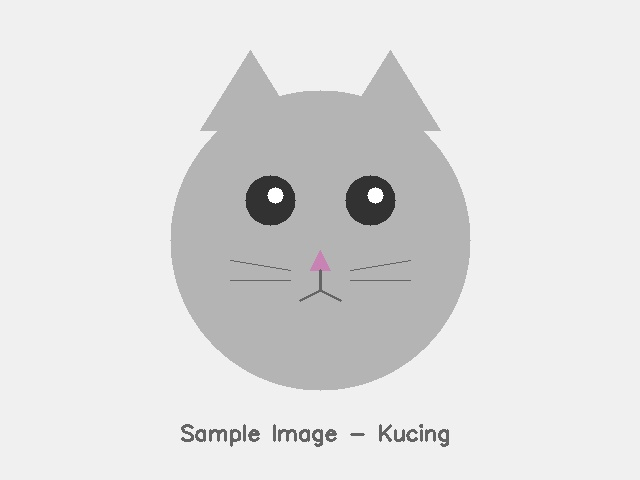
#> input picture Modul01/praktikum/image/kucing.jpg, 640 x 480 px
$ python 12_rotasi_gambar.py
#> lines starting #> are read from the running program, lines starting #| are printed output that depends on the picture; long printed decimals are rounded
"""
==========================================================================
PERCOBAAN 12: ROTASI GAMBAR
==========================================================================
Program ini mempelajari cara merotasi gambar menggunakan transformasi
affine. Rotasi dilakukan menggunakan matriks rotasi 2×3.

Fungsi utama:
- cv2.getRotationMatrix2D(center, angle, scale) → Matriks rotasi 2×3
- cv2.warpAffine(src, M, dsize) → Terapkan transformasi affine

Parameter:
- center : titik pusat rotasi (x, y)
- angle  : sudut rotasi dalam derajat (positif = counter-clockwise)
- scale  : faktor skala (1.0 = ukuran sama)
==========================================================================
"""

import cv2
import numpy as np
import os
import matplotlib.pyplot as plt

SCRIPT_DIR = os.path.dirname(os.path.abspath(__file__))
IMAGE_DIR = os.path.join(SCRIPT_DIR, "image")
OUTPUT_DIR = os.path.join(SCRIPT_DIR, "output")
os.makedirs(OUTPUT_DIR, exist_ok=True)

print("=" * 60)
print("PERCOBAAN 12: ROTASI GAMBAR")
print("=" * 60)

# Membaca gambar
img = cv2.imread(os.path.join(IMAGE_DIR, "kucing.jpg"))
#> img is the input picture: shape (480, 640, 3); mean B, G, R 222.9, 222.9, 223
if img is None:
    print("[ERROR] Jalankan download_image.py terlebih dahulu!")
    exit()

tinggi, lebar = img.shape[:2]
#> tinggi = 480; lebar = 640
print(f"[INFO] Gambar asli: {lebar}×{tinggi}")
#| [INFO] Gambar asli: 640×480

# ============================================================
# 1. Rotasi dasar (pusat = tengah gambar)
# ============================================================
print("\n--- 1. Rotasi Dasar ---")

# Menentukan titik pusat rotasi (tengah gambar)
pusat = (lebar // 2, tinggi // 2)
#> pusat = (320, 240)

# cv2.getRotationMatrix2D(center, angle, scale)
# Mengembalikan matriks transformasi 2×3 untuk rotasi
# angle positif = putar counter-clockwise (berlawanan jarum jam)
M_45 = cv2.getRotationMatrix2D(pusat, 45, 1.0)
print(f"  Matriks rotasi 45°:\n{M_45}")
#|   Matriks rotasi 45°:
#| [[  0.7071   0.7071 -75.980]
#|  [ -0.7071   0.7071 296.569]]

# cv2.warpAffine(src, M, dsize) menerapkan transformasi affine
# dsize = ukuran output (width, height)
img_rot45 = cv2.warpAffine(img, M_45, (lebar, tinggi))
print("  Rotasi 45° berlawanan jarum jam")

# ============================================================
# 2. Rotasi berbagai sudut
# ============================================================
print("\n--- 2. Rotasi Berbagai Sudut ---")

sudut_list = [0, 30, 45, 90, 135, 180, 270, -45]
hasil_rotasi = {}

for sudut in sudut_list:
    # Membuat matriks rotasi untuk setiap sudut
    M = cv2.getRotationMatrix2D(pusat, sudut, 1.0)
    # Menerapkan rotasi
    img_rot = cv2.warpAffine(img, M, (lebar, tinggi))
    hasil_rotasi[sudut] = img_rot
    print(f"  Rotasi {sudut:4d}° selesai")
#> after the loop, hasil_rotasi = 8 items

# ============================================================
# 3. Rotasi tanpa cropping (memperbesar canvas)
# ============================================================
print("\n--- 3. Rotasi Tanpa Cropping ---")

def rotasi_tanpa_crop(img, sudut):
    """Merotasi gambar tanpa memotong bagian yang keluar batas."""
#> called with sudut = 30
    h, w = img.shape[:2]
#> h = 480; w = 640
    pusat = (w // 2, h // 2)
#> pusat = (320, 240)

    # Membuat matriks rotasi
    M = cv2.getRotationMatrix2D(pusat, sudut, 1.0)

    # Menghitung ukuran baru agar seluruh gambar terlihat
    # Menggunakan sudut absolut dalam radian
    abs_cos = abs(M[0, 0])
#> abs_cos = 0.866
    abs_sin = abs(M[0, 1])
#> abs_sin = 0.5

    # Lebar dan tinggi baru
    new_w = int(h * abs_sin + w * abs_cos)
#> new_w = 794
    new_h = int(h * abs_cos + w * abs_sin)
#> new_h = 735

    # Menggeser pusat rotasi ke pusat canvas baru
    M[0, 2] += (new_w - w) / 2
    M[1, 2] += (new_h - h) / 2

    # Menerapkan rotasi dengan canvas baru
    return cv2.warpAffine(img, M, (new_w, new_h))

# Rotasi 30° tanpa crop
img_rot30_nocrop = rotasi_tanpa_crop(img, 30)
print(f"  30° tanpa crop: {img_rot30_nocrop.shape[1]}×{img_rot30_nocrop.shape[0]}")
#|   30° tanpa crop: 794×735

# Rotasi 45° tanpa crop
img_rot45_nocrop = rotasi_tanpa_crop(img, 45)
#> call 2 of rotasi_tanpa_crop, with sudut = 45
#> in rotasi_tanpa_crop (call 2), `return cv2.warpAffine(img, M, (new_w, new_h))`:
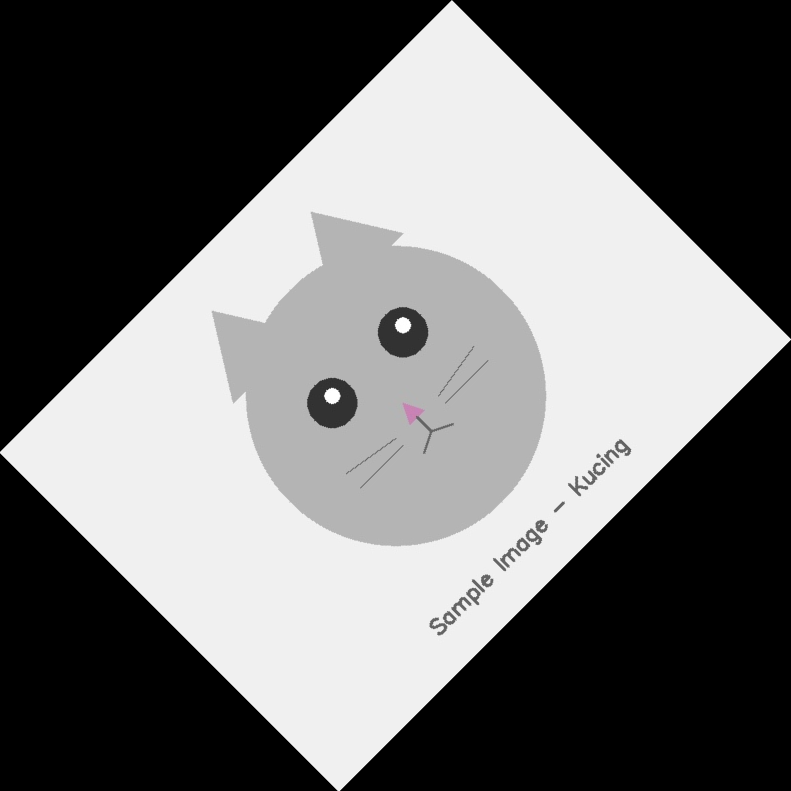
#> returned value: shape (791, 791, 3); mean of channels 0, 1, 2 109.5, 109.5, 109.5; drawn as B, G, R
print(f"  45° tanpa crop: {img_rot45_nocrop.shape[1]}×{img_rot45_nocrop.shape[0]}")
#|   45° tanpa crop: 791×791

# ============================================================
# 4. Rotasi dengan skala (zoom + rotasi)
# ============================================================
print("\n--- 4. Rotasi + Zoom ---")

# Rotasi 30° dengan zoom 0.5x (perkecil)
M_zoom_out = cv2.getRotationMatrix2D(pusat, 30, 0.5)
#> M_zoom_out = [[0.433, 0.25, 121.4], [-0.25, 0.433, 216.1]]
img_rot_zoom_out = cv2.warpAffine(img, M_zoom_out, (lebar, tinggi))
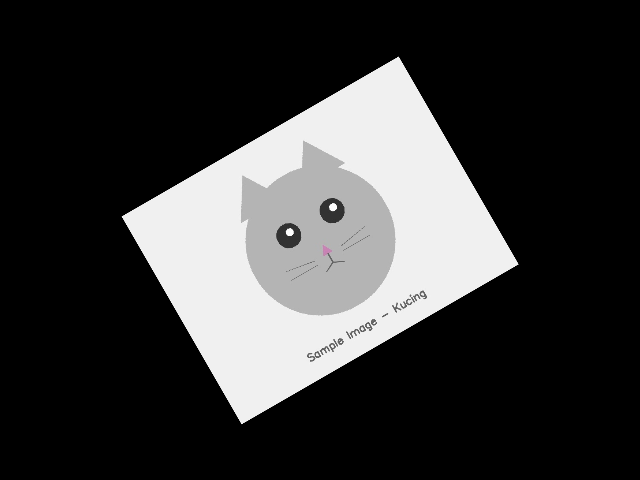
#> img_rot_zoom_out: shape (480, 640, 3); mean B, G, R 55.7, 55.7, 55.7

# Rotasi 30° dengan zoom 1.5x (perbesar)
M_zoom_in = cv2.getRotationMatrix2D(pusat, 30, 1.5)
#> M_zoom_in = [[1.3, 0.75, -275.7], [-0.75, 1.3, 168.2]]
img_rot_zoom_in = cv2.warpAffine(img, M_zoom_in, (lebar, tinggi))
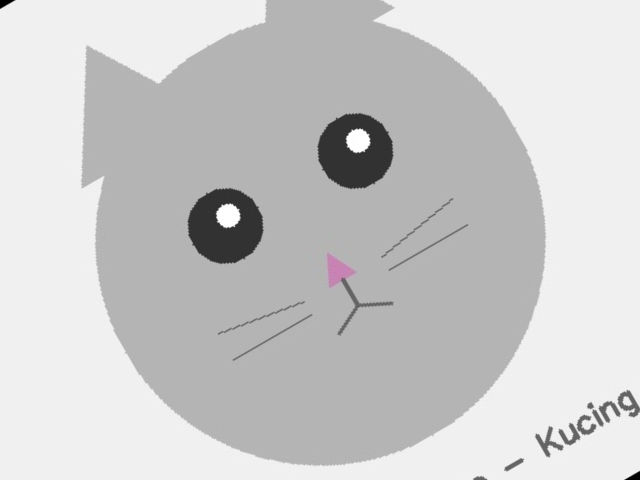
#> img_rot_zoom_in: shape (480, 640, 3); mean B, G, R 203.3, 203.2, 203.4

print("  Rotasi 30° + zoom 0.5× dan 1.5×")

# ============================================================
# 5. Rotasi dengan titik pusat berbeda
# ============================================================
print("\n--- 5. Pusat Rotasi Berbeda ---")

# Pusat di sudut kiri atas (0, 0)
M_sudut = cv2.getRotationMatrix2D((0, 0), 30, 1.0)
img_rot_sudut = cv2.warpAffine(img, M_sudut, (lebar, tinggi))
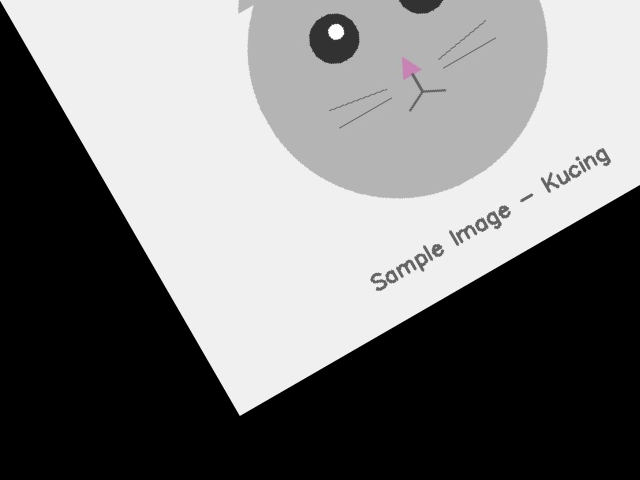
#> img_rot_sudut: shape (480, 640, 3); mean B, G, R 121.5, 121.5, 121.5

# Pusat di kanan bawah
M_kanan = cv2.getRotationMatrix2D((lebar, tinggi), 30, 1.0)
img_rot_kanan = cv2.warpAffine(img, M_kanan, (lebar, tinggi))
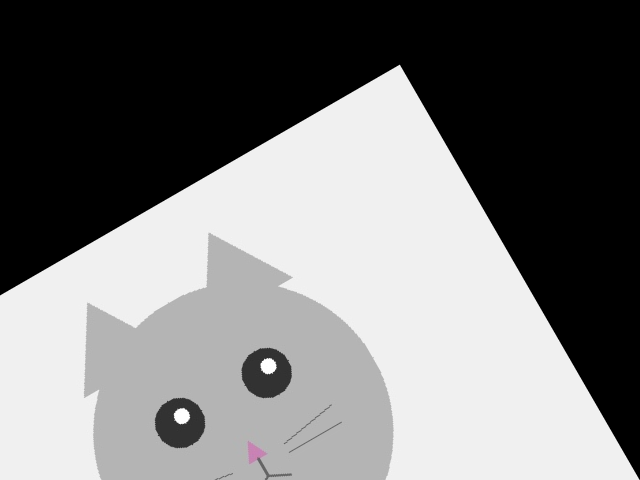
#> img_rot_kanan: shape (480, 640, 3); mean B, G, R 120.5, 120.5, 120.6

print("  Rotasi dengan pusat di (0,0) dan (w,h)")

# ============================================================
# 6. Rotasi 90° menggunakan cv2.rotate() (lebih cepat)
# ============================================================
print("\n--- 6. Rotasi 90° Cepat (cv2.rotate) ---")

# cv2.rotate() hanya untuk rotasi 90°, 180°, 270° (lebih cepat dari warpAffine)
# cv2.ROTATE_90_CLOCKWISE     : 90° searah jarum jam
# cv2.ROTATE_180              : 180°
# cv2.ROTATE_90_COUNTERCLOCKWISE : 90° berlawanan jarum jam

img_90cw = cv2.rotate(img, cv2.ROTATE_90_CLOCKWISE)
img_180 = cv2.rotate(img, cv2.ROTATE_180)
img_90ccw = cv2.rotate(img, cv2.ROTATE_90_COUNTERCLOCKWISE)
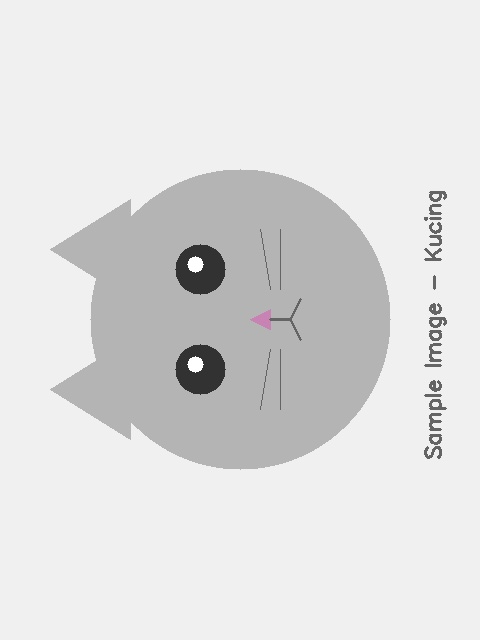
#> img_90ccw: shape (640, 480, 3); mean B, G, R 222.9, 222.9, 223

print(f"  90° CW:  {img_90cw.shape[1]}×{img_90cw.shape[0]}")
#|   90° CW:  480×640
print(f"  180°:    {img_180.shape[1]}×{img_180.shape[0]}")
#|   180°:    640×480
print(f"  90° CCW: {img_90ccw.shape[1]}×{img_90ccw.shape[0]}")
#|   90° CCW: 480×640

# ============================================================
# 7. Visualisasi
# ============================================================

fig, axes = plt.subplots(3, 4, figsize=(20, 15))

# Baris 1: Rotasi berbagai sudut
for i, sudut in enumerate([0, 45, 90, 180]):
    axes[0, i].imshow(cv2.cvtColor(hasil_rotasi[sudut], cv2.COLOR_BGR2RGB))
    axes[0, i].set_title(f"Rotasi {sudut}°")
    axes[0, i].axis("off")

# Baris 2: Tanpa crop, zoom
axes[1, 0].imshow(cv2.cvtColor(img_rot45, cv2.COLOR_BGR2RGB))
axes[1, 0].set_title("45° (dengan crop)")
axes[1, 0].axis("off")

axes[1, 1].imshow(cv2.cvtColor(img_rot45_nocrop, cv2.COLOR_BGR2RGB))
axes[1, 1].set_title("45° (tanpa crop)")
axes[1, 1].axis("off")

axes[1, 2].imshow(cv2.cvtColor(img_rot_zoom_out, cv2.COLOR_BGR2RGB))
axes[1, 2].set_title("30° + Zoom 0.5×")
axes[1, 2].axis("off")

axes[1, 3].imshow(cv2.cvtColor(img_rot_zoom_in, cv2.COLOR_BGR2RGB))
axes[1, 3].set_title("30° + Zoom 1.5×")
axes[1, 3].axis("off")

# Baris 3: Pusat berbeda, rotate cepat
axes[2, 0].imshow(cv2.cvtColor(img_rot_sudut, cv2.COLOR_BGR2RGB))
axes[2, 0].set_title("Pusat: (0,0)")
axes[2, 0].axis("off")

axes[2, 1].imshow(cv2.cvtColor(img_90cw, cv2.COLOR_BGR2RGB))
axes[2, 1].set_title("90° CW (cv2.rotate)")
axes[2, 1].axis("off")

axes[2, 2].imshow(cv2.cvtColor(img_180, cv2.COLOR_BGR2RGB))
axes[2, 2].set_title("180° (cv2.rotate)")
axes[2, 2].axis("off")

axes[2, 3].imshow(cv2.cvtColor(img_90ccw, cv2.COLOR_BGR2RGB))
axes[2, 3].set_title("90° CCW (cv2.rotate)")
axes[2, 3].axis("off")

plt.suptitle("Percobaan 12: Rotasi Gambar", fontsize=16, fontweight="bold")
plt.tight_layout()

output_path = os.path.join(OUTPUT_DIR, "12_rotasi_gambar_hasil.png")
plt.savefig(output_path, dpi=150, bbox_inches="tight")
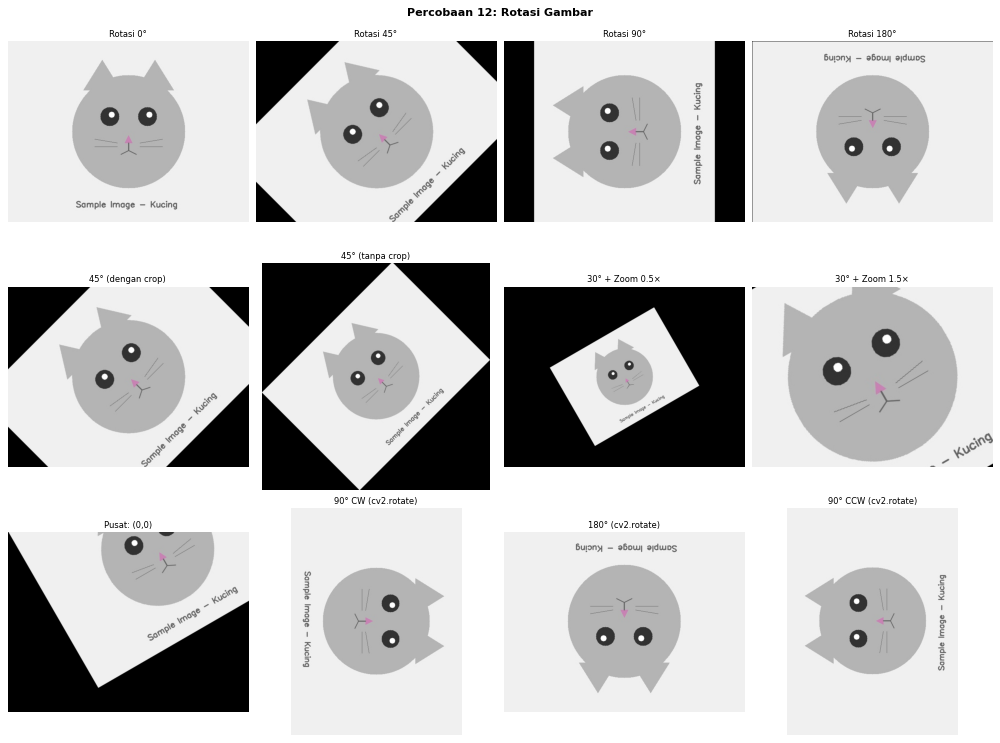
#> figure drawn by matplotlib, 12 panels
print(f"\n[OUTPUT] Hasil disimpan di: {output_path}")

print("\n" + "=" * 60)
print("RINGKASAN PERCOBAAN 12")
print("=" * 60)
print("  1. cv2.getRotationMatrix2D() → Matriks rotasi 2×3")
print("  2. cv2.warpAffine()          → Terapkan rotasi")
print("  3. Rotasi tanpa crop         → Perbesar canvas dulu")
print("  4. Rotasi + scale            → Zoom sambil putar")
print("  5. cv2.rotate()              → 90°/180°/270° cepat")
print("=" * 60)
